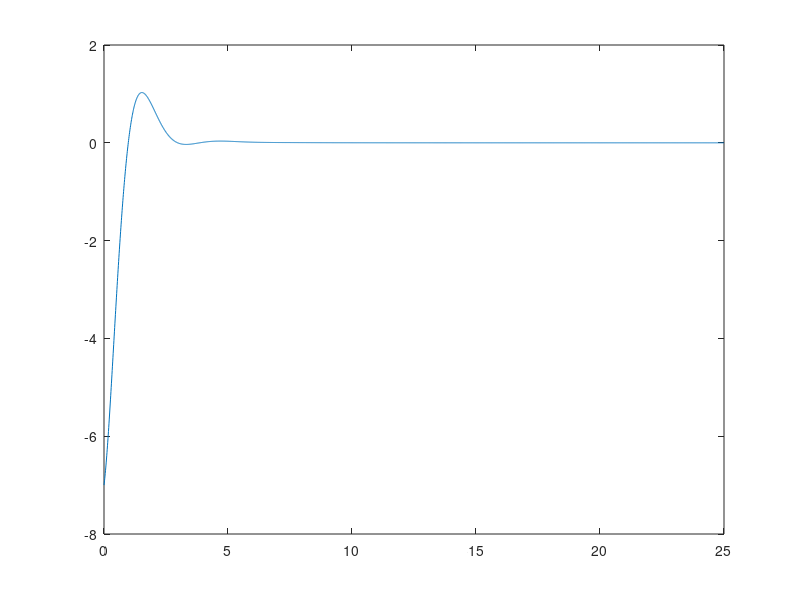
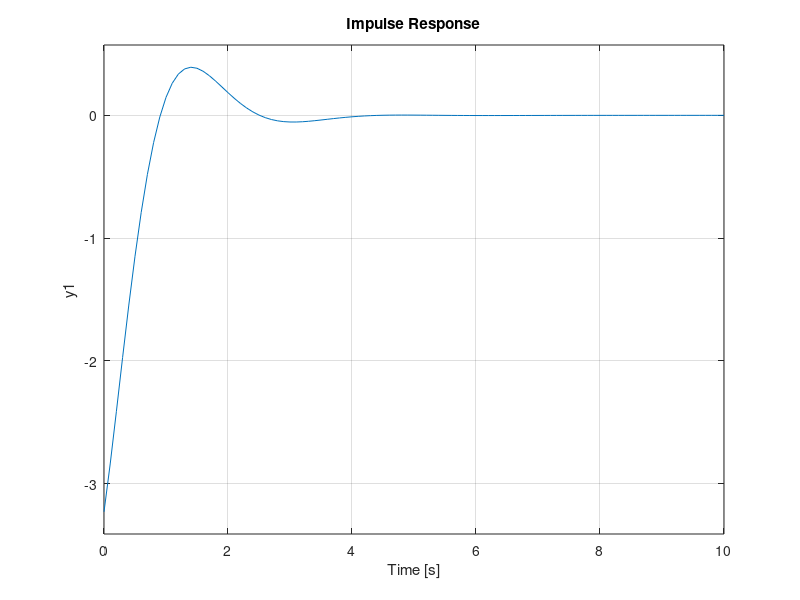

Reproduce these figures in MATLAB, in order. (Note: this script raises an error after producing the figures.)

%% stabilitate INTERNA
A=[-1.38 -0.46 1.38;
    -0.92 -0.92 2.77;
    -0.92 -0.92 -0.92]
B=[1.38; 0.92; 0.92]; 
C=[-1 -1 -1]; 
D=[1]; 
sys=ss(A,B,C,D);
t=0:0.01:25 ;
u=(t>=0);
[y,t,x]=lsim(sys,u,t);
plot(t,x);

%% stabilitate EXTERNA
A=[-1.38 -0.46 1.38;
    -0.92 -0.92 2.77;
    -0.92 -0.92 -0.92]
B=[1.38; 0.92; 0.92]; 
C=[-1 -1 -1]; 
D=[1]; 
sys=ss(A,B,C,D);
t=0:0.01:25 ;
u=(t>=0);x0=[0 6 2];
[y,t,x]=lsim(sys,u,t,x0);
plot(t,y);

%% Lyapunov
A=[-1.38 -0.46 1.38;
    -0.92 -0.92 2.77;
    -0.92 -0.92 -0.92]
B=[1.38; 0.92; 0.92]; 
C=[-1 -1 -1]; 
D=[1];

Q=eye(3);
P=lyap(A',Q)
Val_pr_P=eig(P)

%%simulare pt conditii initiale
t=0:1:25;
	%u=(t>=0)
u=zeros(1,length(t));
x0=[11 8 1];
[y,t,x]=lsim(ss(A,B,C,D),u,t,x0);
figure;
V=zeros(1,length(t));
for i=1:length(t)
    V(i)=x(i,:)*P*x(i,:)';
end
plot(t,V);grid
eig(A);
Q=2*eye(3);
P =lyap(A',Q)
eig(P) 

%% raspunsul la impuls
H=tf([1 0 0 0],[1 3.23 6.84 3.17])
impulse(H)
hold on
t=0:0.1:10
h=dirac(t)-0.05*exp(-0.6*t)-3.18*exp(-1.31*t).*(cos(1.87*t)+0.1*sin(1.87*t))
plot(t,h,'r*')
%% raspunsul la treapta
H=tf([1 0 0 0],[1 3.23 6.78 3.17])
step(H)
hold on
t=0:0.1:10
y=0.08*exp(-0.6*t)+exp(-1.31*t).*(0.92*cos(1.87*t)-1.01*sin(1.87*t))
plot(t,y,'r*')
%% Raspunsul la rampa
H=tf([1 0 0 0],[1 3.23 6.84 3.17])
t=0:0.1:10
u=t %rampa
lsim(H,u,t);
hold on
y=-0.14*exp(-0.6*t)+0.14*exp(-1.31*t).*(cos(1.87*t)+3.95*sin(1.87*t))
plot(t,y,'r*')

%% parametrii Markov
num = [1 0 0 0];
den = [1 3.23 6.84 3.17];
markov = deconv([num zeros(1,6)],den)

%% FT minim
num = [1 0 0 0];
den = [1 3.23 6.78 3.17];


H=tf(num,den)
Hm=minreal(H)

%% FCC

A=[-3.23 -6.84 -3.17;
    1 0 0;
    0 1 0];
b=[1; 0; 0]; 
c=[-3.23 -6.84 -3.17]; 
d=[1]; 
num = [1 0 0 0];
den = [1 3.23 6.78 3.17];
b2=-3.23; b1=-6.48; b0=-3.17;
a2=3.23; a1=6.48; a0=3.17;
[A,b,c,d]=tf2ss(num,den); %obtinerea FCC (FT to ss)
   
sistem = ss(A,b,c,d);
x0=[0,0,0] % conditii initiale
t=0:0.01:5; 
u=ones(1,length(t)); % semnal treapta
[y,t,x] = lsim(sistem,u,t,x0); %raspunsul sistemului afisat grafic

subplot(121); plot(t,y); legend('y'); grid;
subplot(122); plot(t,x); legend('x.1', 'x.2', 'x.3'); grid;

%% FCO -

A=[-3.23 -6.84 -3.17;
    1 0 0;
    0 1 0];
b=[1; 0; 0]; 
c=[-3.23 -6.84 -3.17]; 
d=[1]; 
num = [1 0 0 0];
den = [1 3.23 6.78 3.17];
b2=-3.23; b1=-6.48; b0=-3.17;
a2=3.23; a1=6.48; a0=3.17;
[A,b,c,d]=tf2ss(num,den); %obtinerea FCC (FT to ss)
Afco = A'
Bfco=c'
Cfco=b'
Dfco=d
sistem = ss(Afco,Bfco,Cfco,Dfco);
x0=[9,0,2] % conditii initiale
t=0:0.01:5; 
u=ones(1,length(t)); % semnal treapta
[y,t,x] = lsim(sistem,u,t,x0); %raspunsul sistemului afisat grafic

subplot(121); plot(t,y); legend('y'); grid;
subplot(122); plot(t,x); legend('x.1', 'x.2', 'x.3'); grid;



%%
P=[1 3.23 6.78 3.12];
roots(P)

%% - eroarea stationara la pozitie
num = [1.62];
den = [1 2.61 5.25];
H=tf(num,den);
step(H);

%% 9. PERFORMANTELE
num = [1];
den = [1 3.23 6.84 3.17];
H=tf(num,den);
step(H,80);

%% trasarea LR
H=tf([1 0 0 0],[1 3.23 6.78 3.17])
rlocus(H)
rltool(H)

%% k apropiere
H=tf([1 0 0 0],[1 3.23 6.78 3.17])
-1/evalfr(H,0)

%% 11 c - trasarea

H=tf([5000 8000 9690 20520 9510], [3000 9690 20520 9510 0])
%rlocus(H)
% rltool(H)

%% 11 c

p1=[5000 8000 9690 20520 9510];
p2=[3000 9690 20520 9510 0];
roots(p1)
roots(p2)

%% unghiurile de plecare din poli
x1=atan2d(-4,3)+atan2d(4,3)-atan2d(0,0.000001)-2*atan2d(0,2.66)


%% unghiurile de sosire
x1=-atan2d(-8,0)+2*atan2d(-4,-3)+2*atan2d(-4,-0.34)


%% puncte de intalnire
p1=[0 20e3 16e2 2*9690 2052]
p2=[3e3 9690 20520 9510 0]
A1=conv(p1,p2)

conv([1 0],conv([1 5],conv([1 6], [1 2 2])))
p3=[5e3 8e3 9690 20520 9510]
p4=[0 12e3 3*9690 2*20520 9510]
A2=conv(p3,p4)

P=A1-A2
roots(P)



 


